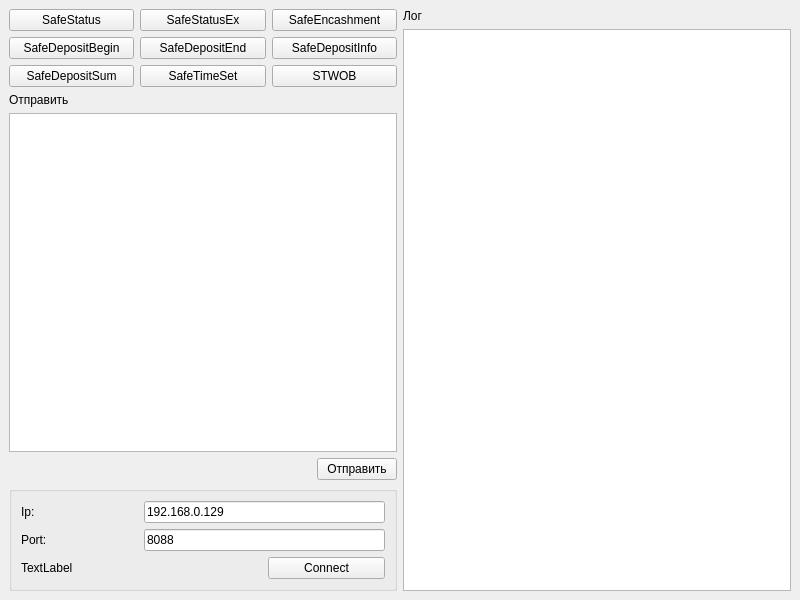
<?xml version="1.0" encoding="UTF-8"?>
<ui version="4.0">
 <class>MainWindow</class>
 <widget class="QMainWindow" name="MainWindow">
  <property name="geometry">
   <rect>
    <x>0</x>
    <y>0</y>
    <width>800</width>
    <height>600</height>
   </rect>
  </property>
  <property name="windowTitle">
   <string>MainWindow</string>
  </property>
  <widget class="QWidget" name="centralwidget">
   <layout class="QHBoxLayout" name="horizontalLayout_2">
    <item>
     <layout class="QVBoxLayout" name="verticalLayout_3">
      <item>
       <layout class="QGridLayout" name="gridLayout_2">
        <item row="0" column="0">
         <widget class="QPushButton" name="pb_1">
          <property name="text">
           <string>SafeStatus</string>
          </property>
         </widget>
        </item>
        <item row="0" column="1">
         <widget class="QPushButton" name="pb_2">
          <property name="text">
           <string>SafeStatusEx</string>
          </property>
         </widget>
        </item>
        <item row="0" column="2">
         <widget class="QPushButton" name="pb_3">
          <property name="text">
           <string>SafeEncashment</string>
          </property>
         </widget>
        </item>
        <item row="1" column="0">
         <widget class="QPushButton" name="pb_4">
          <property name="text">
           <string>SafeDepositBegin</string>
          </property>
         </widget>
        </item>
        <item row="1" column="1">
         <widget class="QPushButton" name="pb_5">
          <property name="text">
           <string>SafeDepositEnd</string>
          </property>
         </widget>
        </item>
        <item row="1" column="2">
         <widget class="QPushButton" name="pb_6">
          <property name="text">
           <string>SafeDepositInfo</string>
          </property>
         </widget>
        </item>
        <item row="2" column="0">
         <widget class="QPushButton" name="pb_7">
          <property name="text">
           <string>SafeDepositSum</string>
          </property>
         </widget>
        </item>
        <item row="2" column="1">
         <widget class="QPushButton" name="pb_8">
          <property name="text">
           <string>SafeTimeSet</string>
          </property>
         </widget>
        </item>
        <item row="2" column="2">
         <widget class="QPushButton" name="pb_9">
          <property name="text">
           <string>STWOB</string>
          </property>
         </widget>
        </item>
       </layout>
      </item>
      <item>
       <layout class="QVBoxLayout" name="verticalLayout">
        <item>
         <widget class="QLabel" name="label">
          <property name="text">
           <string>Отправить</string>
          </property>
         </widget>
        </item>
        <item>
         <widget class="QTextEdit" name="te_send">
          <property name="html">
           <string>&lt;!DOCTYPE HTML PUBLIC &quot;-//W3C//DTD HTML 4.0//EN&quot; &quot;http://www.w3.org/TR/REC-html40/strict.dtd&quot;&gt;
&lt;html&gt;&lt;head&gt;&lt;meta name=&quot;qrichtext&quot; content=&quot;1&quot; /&gt;&lt;style type=&quot;text/css&quot;&gt;
p, li { white-space: pre-wrap; }
&lt;/style&gt;&lt;/head&gt;&lt;body style=&quot; font-family:'Cantarell'; font-size:11pt; font-weight:400; font-style:normal;&quot;&gt;
&lt;p style=&quot;-qt-paragraph-type:empty; margin-top:0px; margin-bottom:0px; margin-left:0px; margin-right:0px; -qt-block-indent:0; text-indent:0px;&quot;&gt;&lt;br /&gt;&lt;/p&gt;&lt;/body&gt;&lt;/html&gt;</string>
          </property>
         </widget>
        </item>
        <item>
         <layout class="QHBoxLayout" name="horizontalLayout">
          <item>
           <spacer name="horizontalSpacer">
            <property name="orientation">
             <enum>Qt::Horizontal</enum>
            </property>
            <property name="sizeHint" stdset="0">
             <size>
              <width>40</width>
              <height>20</height>
             </size>
            </property>
           </spacer>
          </item>
          <item>
           <widget class="QPushButton" name="pb_send">
            <property name="text">
             <string>Отправить</string>
            </property>
           </widget>
          </item>
         </layout>
        </item>
        <item>
         <widget class="QGroupBox" name="groupBox">
          <property name="title">
           <string/>
          </property>
          <layout class="QGridLayout" name="gridLayout">
           <item row="0" column="0">
            <widget class="QLabel" name="label_3">
             <property name="text">
              <string>Ip:</string>
             </property>
            </widget>
           </item>
           <item row="0" column="1" colspan="2">
            <widget class="QLineEdit" name="le_ip">
             <property name="text">
              <string>192.168.0.129</string>
             </property>
            </widget>
           </item>
           <item row="1" column="0">
            <widget class="QLabel" name="label_4">
             <property name="text">
              <string>Port:</string>
             </property>
            </widget>
           </item>
           <item row="1" column="1" colspan="2">
            <widget class="QLineEdit" name="le_port">
             <property name="text">
              <string>8088</string>
             </property>
            </widget>
           </item>
           <item row="2" column="0" colspan="2">
            <widget class="QLabel" name="l_status">
             <property name="text">
              <string>TextLabel</string>
             </property>
            </widget>
           </item>
           <item row="2" column="2">
            <widget class="QPushButton" name="pb_connect">
             <property name="text">
              <string>Connect</string>
             </property>
            </widget>
           </item>
          </layout>
         </widget>
        </item>
       </layout>
      </item>
     </layout>
    </item>
    <item>
     <layout class="QVBoxLayout" name="verticalLayout_2">
      <item>
       <widget class="QLabel" name="label_2">
        <property name="text">
         <string>Лог</string>
        </property>
       </widget>
      </item>
      <item>
       <widget class="QTextEdit" name="te_res"/>
      </item>
     </layout>
    </item>
   </layout>
  </widget>
 </widget>
 <resources/>
 <connections/>
</ui>
